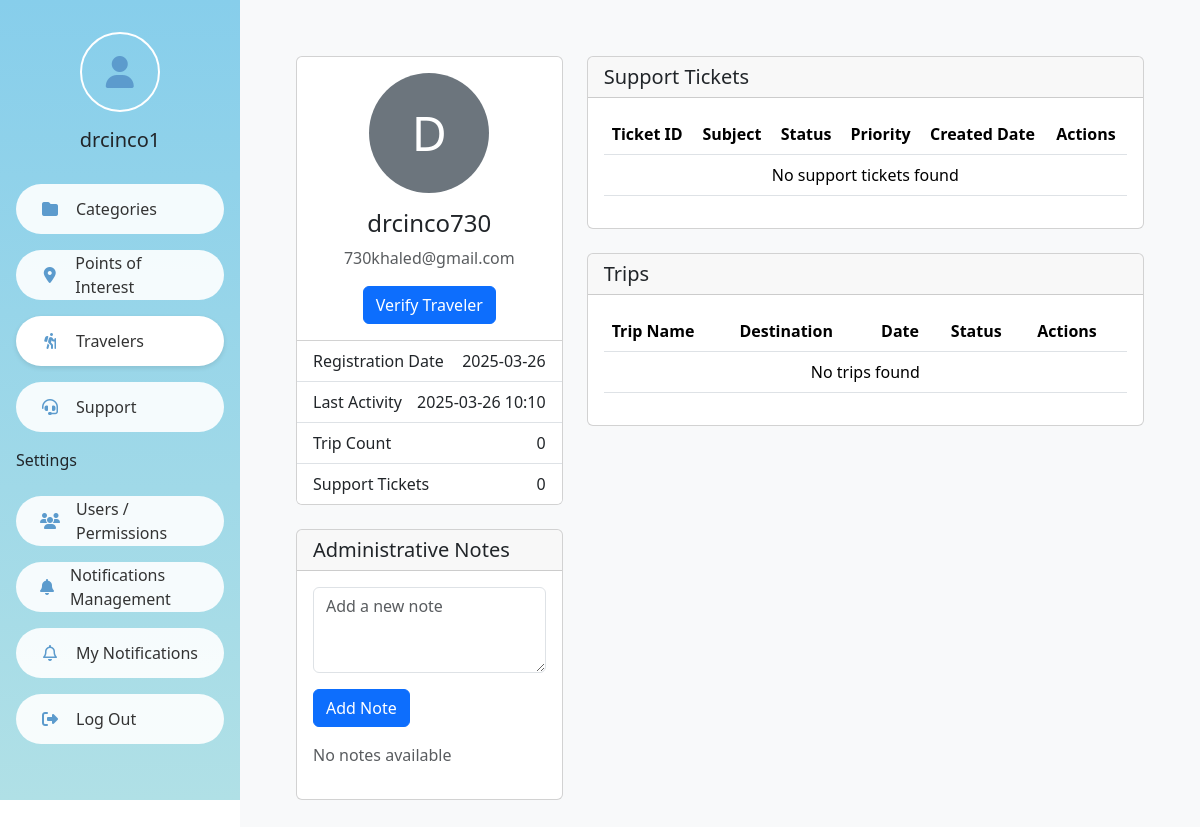
The page /admin_app/travelers/1/ (signed in) on the database its author committed.
### admin_app/models.py (models this page shows, shortened)
class Traveler(models.Model):
    user = models.OneToOneField(User, on_delete=models.CASCADE)
    profile_photo = models.ImageField(upload_to='profile_photos/', null=True, blank=True)
    settings = models.JSONField(default=dict)  # For storing offline mode, notification preferences etc.

### admin_app/views.py (the view, shortened to what this page needs)
# urls.py: path('travelers/<int:pk>/', views.traveler_detail, name='traveler_detail'),
@login_required
def traveler_detail(request, pk):
    traveler = get_object_or_404(Traveler.objects.select_related('user', 'verification'), pk=pk)
    support_tickets = traveler.support_tickets.all()
    notes = traveler.admin_notes.all().order_by('-created_at')
    return render(request, 'templates/accounts/traveler_detail.html', {
        'traveler': traveler,
        'support_tickets': support_tickets,
        'notes': notes
    })

### admin_app/templates/templates/accounts/traveler_detail.html (shortened to what this page needs)
{% extends "templates/accounts/base.html" %}
{% load static %}
{% block content %}
<div class="container-fluid p-4">
    <div class="row">
        <div class="col-md-4">
            <div class="card mb-4">
                <div class="card-body text-center">
                    {% if traveler.profile_photo %}
                        <img src="{{ traveler.profile_photo.url }}" class="rounded-circle mb-3" width="120">
                    {% else %}
                        <div class="rounded-circle bg-secondary text-white d-flex align-items-center justify-content-center mx-auto mb-3" style="width: 120px; height: 120px; font-size: 3rem;">
                            {{ traveler.user.username|make_list|first|upper }}
                        </div>
                    {% endif %}
                    <h4>{{ traveler.user.username }}</h4>
                    <p class="text-muted">{{ traveler.user.email }}</p>
                    <div class="d-grid gap-2">
                        {% if traveler.verification %}
                            <button class="btn btn-{{ traveler.verification.status|yesno:'success,warning,danger' }}">
                                {{ traveler.verification.get_status_display }}
                            </button>
                        {% else %}
                            <form method="post">
                                <button type="submit" name="verify_traveler" class="btn btn-primary">
                                    Verify Traveler
                                </button>
                            </form>
                        {% endif %}
                    </div>
                </div>
                <ul class="list-group list-group-flush">
                    <li class="list-group-item d-flex justify-content-between">
                        <span>Registration Date</span>
                        <span>{{ traveler.user.date_joined|date:"Y-m-d" }}</span>
                    </li>
                    <li class="list-group-item d-flex justify-content-between">
                        <span>Last Activity</span>
                        <span>{{ traveler.user.last_login|date:"Y-m-d H:i"|default:"Never logged in" }}</span>
                    </li>
                    <li class="list-group-item d-flex justify-content-between">
                        <span>Trip Count</span>
                        <span>{{ traveler.trips.count }}</span>
                    </li>
                    <li class="list-group-item d-flex justify-content-between">
                        <span>Support Tickets</span>
                        <span>{{ traveler.support_tickets.count }}</span>
                    </li>
                </ul>
            </div>
            <div class="card">
                <div class="card-header">
                    <h5 class="card-title mb-0">Administrative Notes</h5>
                </div>
                <div class="card-body">
                    <form method="post" class="mb-3">
                        <div class="mb-3">
                            <textarea name="note" class="form-control" rows="3" placeholder="Add a new note"></textarea>
                        </div>
                        <button type="submit" name="add_note" class="btn btn-primary">Add Note</button>
                    </form>
                    <div class="notes-list">
                        {% for note in notes %}
                        <div class="note-item mb-3">
                            <div class="d-flex justify-content-between">
                                <strong>{{ note.author.username }}</strong>
                                <small class="text-muted">{{ note.created_at|date:"Y-m-d H:i" }}</small>
                            </div>
                            <p class="mb-0">{{ note.note }}</p>
                        </div>
                        {% empty %}
                        <p class="text-muted">No notes available</p>
                        {% endfor %}
                    </div>
                </div>
            </div>
        </div>
        <div class="col-md-8">
            <div class="card mb-4">
                <div class="card-header">
                    <h5 class="card-title mb-0">Support Tickets</h5>
                </div>
                <div class="card-body">
                    <div class="table-responsive">
                        <table class="table">
                            <thead>
                                <tr>
                                    <th>Ticket ID</th>
                                    <th>Subject</th>
                                    <th>Status</th>
                                    <th>Priority</th>
                                    <th>Created Date</th>
                                    <th>Actions</th>
                                </tr>
                            </thead>
                            <tbody>
                                {% for ticket in support_tickets %}
                                <tr>
                                    <td>#{{ ticket.id }}</td>
                                    <td>{{ ticket.subject }}</td>
                                    <td>
                                        <span class="badge bg-{{ ticket.status|yesno:'success,warning,danger' }}">
                                            {{ ticket.get_status_display }}
                                        </span>
                                    </td>
                                    <td>
                                        <span class="badge bg-{{ ticket.priority }}">
                                            {{ ticket.get_priority_display }}
                                        </span>
                                    </td>
                                    <td>{{ ticket.created_at|date:"Y-m-d H:i" }}</td>
                                    <td>
                                        <a href="{% url 'support_ticket_detail' ticket.pk %}" class="btn btn-sm btn-primary">
                                            <i class="fas fa-eye"></i> View
                                        </a>
                                    </td>
                                </tr>
                                {% empty %}
                                <tr>
                                    <td colspan="6" class="text-center">No support tickets found</td>
                                </tr>
                                {% endfor %}
                            </tbody>
                        </table>
                    </div>
                </div>
            </div>
            <div class="card">
                <div class="card-header">
                    <h5 class="card-title mb-0">Trips</h5>
                </div>
                <div class="card-body">
                    <div class="table-responsive">
                        <table class="table">
                            <thead>
                                <tr>
                                    <th>Trip Name</th>
                                    <th>Destination</th>
                                    <th>Date</th>
                                    <th>Status</th>
                                    <th>Actions</th>
                                </tr>
                            </thead>
                            <tbody>
                                {% for trip in traveler.trips.all %}
                                <tr>
                                    <td>{{ trip.name }}</td>
                                    <td>{{ trip.location }}</td>
                                    <td>{{ trip.start_date|date:"Y-m-d" }}</td>
                                    <td>
                                        {% if trip.end_date < today %}
                                            <span class="badge bg-secondary">Completed</span>
                                        {% else %}
                                            <span class="badge bg-primary">Upcoming</span>
                                        {% endif %}
                                    </td>
                                    <td>
                                        <a href="#" class="btn btn-sm btn-primary">
                                            <i class="fas fa-eye"></i> View
                                        </a>
                                    </td>
                                </tr>
                                {% empty %}
                                <tr>
                                    <td colspan="5" class="text-center">No trips found</td>
                                </tr>
                                {% endfor %}
                            </tbody>
                        </table>
                    </div>
                </div>
            </div>
        </div>
    </div>
</div>
{% endblock %}

### admin_app/templates/templates/accounts/base.html (shortened to what this page needs)
<!DOCTYPE html>
{% load static %}
<html lang="en" dir="ltr">
<head>
    <link rel="stylesheet" href="https://cdn.jsdelivr.net/npm/bootstrap@5.3.2/dist/css/bootstrap.min.css">
    <link rel="stylesheet" href="https://cdnjs.cloudflare.com/ajax/libs/font-awesome/6.5.1/css/all.min.css">
</head>
<body>
    <div class="admin-container">
        <div class="sidebar">
            <div class="user-profile">
                <div class="profile-circle">
                    <i class="fas fa-user fa-2x" style="line-height: 76px; color: #5c9bcd;"></i>
                </div>
                <h5 class="mb-0">{{ request.user.username }}</h5>
            </div>
            <nav class="nav-menu">
                <a href="{% url 'category_list' %}"
                    class="menu-item {% if 'categories' in request.path %}active{% endif %}">
                    <i class="fas fa-folder"></i>
                    <span>Categories</span>
                </a>
                <a href="{% url 'poi_list' %}" class="menu-item {% if 'poi' in request.path %}active{% endif %}">
                    <i class="fas fa-map-marker-alt"></i>
                    <span>Points of Interest</span>
                </a>
                <a href="{% url 'traveler_list' %}"
                    class="menu-item {% if 'travelers' in request.path %}active{% endif %}">
                    <i class="fas fa-hiking"></i>
                    <span>Travelers</span>
                </a>
                <a href="{% url 'support_ticket_list' %}"
                    class="menu-item {% if 'support' in request.path %}active{% endif %}">
                    <i class="fas fa-headset"></i>
                    <span>Support</span>
                </a>
                <p>Settings</p>
                <a href="{% url 'user_list' %}" class="menu-item {% if 'users' in request.path %}active{% endif %}">
                    <i class="fas fa-users"></i>
                    <span>Users / Permissions</span>
                </a>
                <a href="{% url 'notification_list' %}"
                    class="menu-item {% if 'notifications' in request.path and not 'my-notifications' in request.path %}active{% endif %}">
                    <i class="fas fa-bell"></i>
                    <span>Notifications Management</span>
                </a>
                <a href="{% url 'user_notifications' %}"
                    class="menu-item {% if 'my-notifications' in request.path %}active{% endif %}">
                    <i class="far fa-bell"></i>
                    <span>My Notifications</span>
                </a>
                <a href="#" class="menu-item" id="logoutLink">
                    <i class="fas fa-sign-out-alt"></i>
                    <span>Log Out</span>
                </a>
            </nav>
        </div>
        <div class="main-content">
            <div class="content-area">
                {% block content %}{% endblock %}
            </div>
        </div>
    </div>
</body>
</html>

### admin_app/templates/templates/accounts/base.html (style rules this page uses)
:root { --sidebar-width: 240px; --menu-item-height: 50px; }
body { font-family: 'Segoe UI', Tahoma, Geneva, Verdana, sans-serif; margin: 0; padding: 0; }
.admin-container { display: flex; min-height: 100vh; }
.sidebar { width: var(--sidebar-width); background: linear-gradient(180deg, #87CEEB 0%, #B0E0E6 100%); position: fixed; height: 100vh; left: 0; display: flex; flex-direction: column; align-items: center; padding: 2rem 1rem; }
.main-content { margin-left: var(--sidebar-width); flex: 1; background-color: #f8f9fa; min-height: 100vh; }
.user-profile { text-align: center; margin-bottom: 2rem; }
.profile-circle { width: 80px; height: 80px; border: 2px solid #fff; border-radius: 50%; margin-bottom: 1rem; }
.nav-menu { width: 100%; display: flex; flex-direction: column; gap: 0.5rem; }
.menu-item { display: flex; align-items: center; padding: 0.8rem 1.5rem; background-color: rgba(255, 255, 255, 0.9); border-radius: 25px; text-decoration: none; color: #333; transition: all 0.3s ease; height: var(--menu-item-height); margin-bottom: 0.5rem; }
.menu-item.active { background-color: #fff; box-shadow: 0 2px 5px rgba(0, 0, 0, 0.1); }
.menu-item i { margin-right: 1rem; width: 20px; text-align: center; color: #5c9bcd; }
.content-area { padding: 2rem; }

### rows shown on the page
Traveler: user.username|make_list "D", user.username "drcinco730", user.email "730khaled@gmail.com", user.date_joined "2025-03-26", user.last_login "2025-03-26 10:10", trips.count "0", support_tickets.count "0"

### other values the page prints
{{ request.user.username }} "drcinco1"
